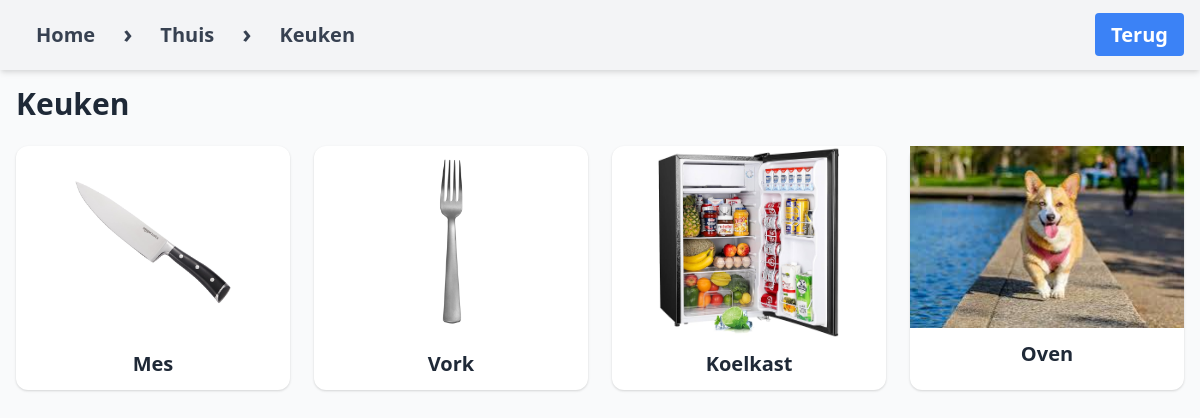
Before: /subcategory/3/ with the older database file.
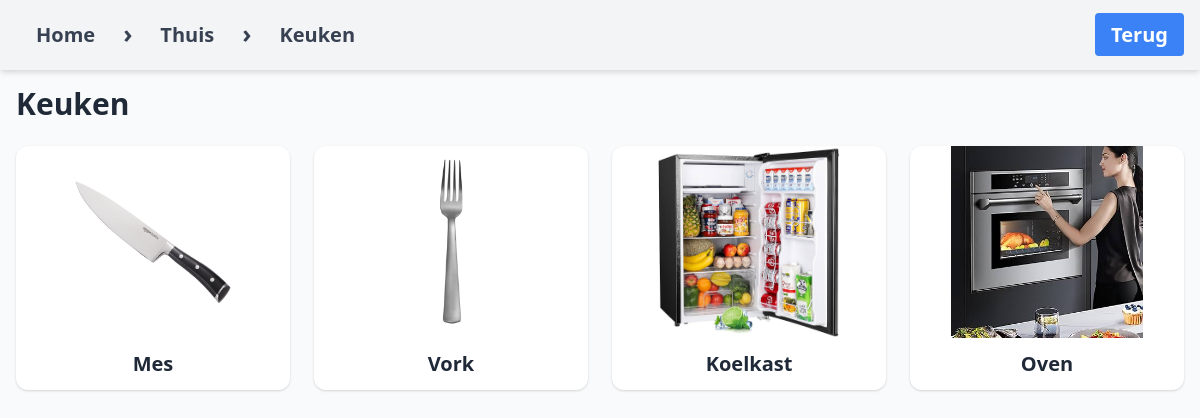
After: the same page with the newer database file.
### ftwapp/models.py (models this page shows, shortened)
class Word(models.Model):
    name = models.CharField(max_length=100)
    image = models.ImageField(upload_to='words/', blank=True, null=True)
    subcategory = models.ForeignKey(Subcategory, on_delete=models.CASCADE, related_name='words')
    description = models.TextField(blank=True, null=True)

### ftwapp/views.py (the view)
# urls.py: path('subcategory/<int:subcategory_id>/', views.subcategory_detail, name='subcategory_detail'),
def subcategory_detail(request, subcategory_id):
    subcategory = get_object_or_404(Subcategory, id=subcategory_id)
    words = subcategory.words.all()
    return render(request, 'subcategory_detail.html', {
        'subcategory': subcategory,
        'words': words,
    })

### ftwapp/templates/subcategory_detail.html (shortened to what this page needs)
{% extends "base.html" %}
{% load static %}
{% block nav_button %}
<a href="{% url 'category_detail' subcategory.category.pk %}"
    class="bg-blue-500 text-white px-4 py-2 rounded hover:bg-blue-600 transition">Terug</a>
{% endblock %}
{% block breadcrumbs %}
<span>›</span>
<a href="{% url 'category_detail' subcategory.category.pk %}" class="hover:underline">{{ subcategory.category.name }}</a>
<span>›</span>
<a href="{% url 'subcategory_detail' subcategory.pk %}" class="hover:underline">{{ subcategory.name }}</a>
{% endblock %}
{% block content %}
<h1 class="text-3xl font-bold mb-6">{{ subcategory.name }}</h1>
<div class="grid grid-cols-1 sm:grid-cols-2 md:grid-cols-3 lg:grid-cols-4 gap-6">
    {% for word in words %}
    <a href="{% url 'word_detail' word.pk %}"
        class="flex flex-col bg-white rounded-xl shadow hover:scale-105 transition transform duration-200">
        {% if word.image %}
        <div class="w-full h-48 bg-center bg-contain bg-no-repeat"
            style="background-image: url('{{ word.image.url }}');"></div>
        {% else %}
        <img src="{% static 'images/default.jpg' %}" alt="">
        {% endif %}
        <div class="text-center text-xl font-bold py-3">{{ word.name }}</div>
    </a>
    {% endfor %}
</div>
{% endblock %}

Changed rows visible on the page:
changed Word "Oven": image: picture added
